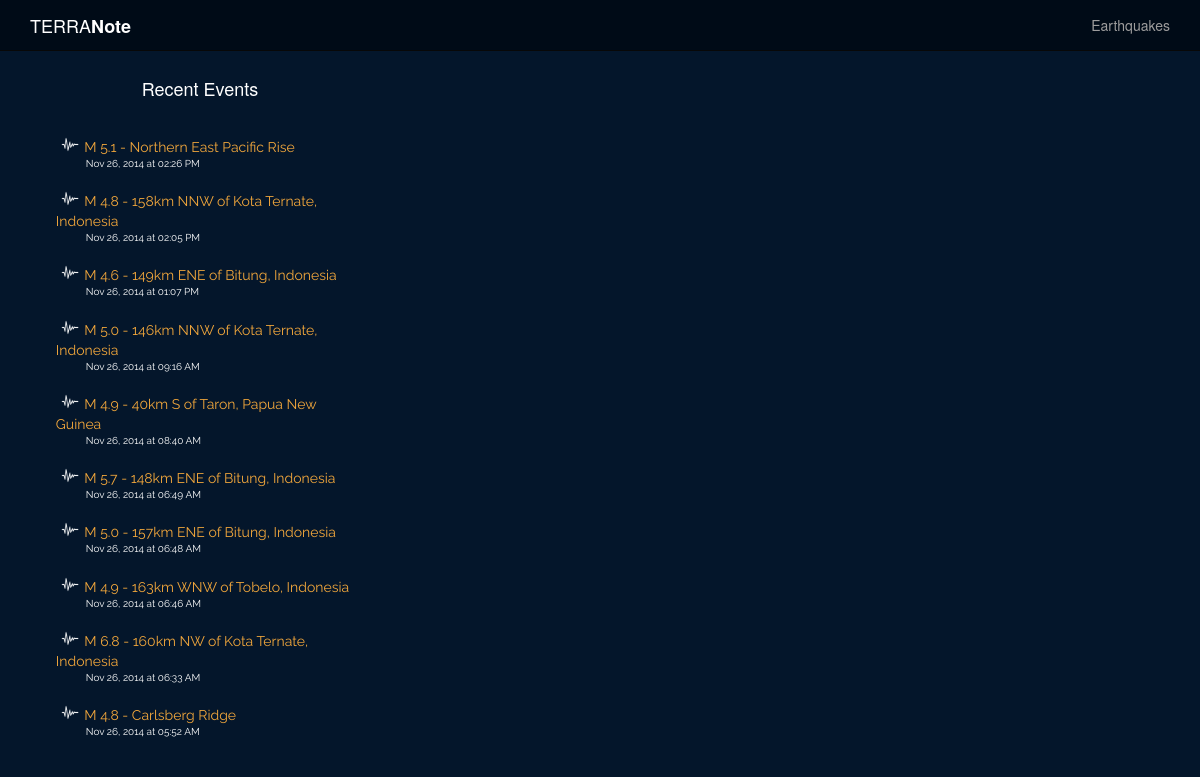
Before: / with the older database file.
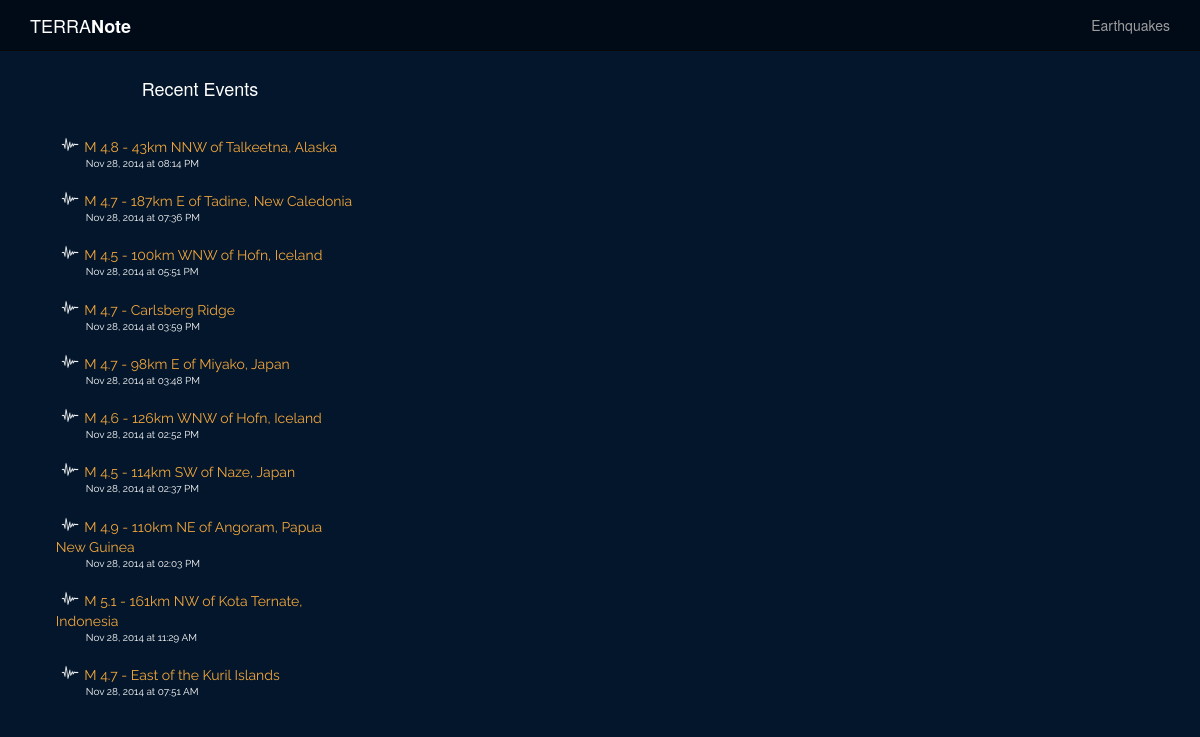
After: the same page with the newer database file.
### model.py (models this page shows)
class Quake(Base):
    __tablename__ = "quakes"
    quake_id = Column(String(50), primary_key = True)
    quake_title = Column(String, nullable = False)
    quake_type = Column(String(25), nullable = False)
    magnitude = Column(Float, nullable = False)
    place = Column(String, nullable = False)
    latitude = Column(Float, nullable = False)
    longitude = Column(Float, nullable = False)
    depth = Column(Float, nullable = False)
    quake_datetime = Column(DateTime, nullable = False)
    url = Column(String, nullable = False)
    seismictype = Column(String, nullable = False)
    status = Column(String, nullable = False)
    felt = Column(Integer, nullable = True)
    tsunami = Column(Integer, nullable = True)
    recordtime = Column(DateTime, nullable = False)

### note.py (the view)
@app.route("/")
def home_map():
	topten = db_session.query(Quake).order_by(Quake.quake_datetime.desc()).limit(10)
	cols = Quake.__table__.columns
	json_compiled = {}
	for quake in topten:
		json_compiled[quake.quake_id] = {}
		json_compiled[quake.quake_id]['lat'] = quake.latitude
		json_compiled[quake.quake_id]['lng'] = quake.longitude
		json_compiled[quake.quake_id]['title'] = quake.quake_title
	print json_compiled
	recent_quakes = db_session.query(Quake).order_by(Quake.quake_datetime.desc()).limit(10)
	return render_template("home.html", recent_quakes=recent_quakes, top_ten=json_compiled)

### templates/home.html (shortened to what this page needs)
{% extends 'base.html' %}
{% block body %}
<div class="col-sm-4" class="event-list">
	<div class="col-sm-1"></div>
		<div class="col-sm-10" class="event-list" id="userpoint">
			<div class="row">
				<div id="recent-events">Recent Events</div>
			</div>
			<div class="row">
				{% for quake in recent_quakes %}
					<div class="quake-list">
						<img class="small-icon" src="/static/images/quake-icon.png"/>
						<div class="recent-title"><a href="/quakes/{{ quake.quake_id }}">{{ quake.quake_title }}</a></div>
						<div class="recent-datetime">{{ quake.quake_datetime.strftime('%b %d, %Y at %I:%M %p') }}</div>
					</div>
				{% endfor %}
			</div>
		</div>
	<div class="col-sm-1"></div>
</div>
<div class="col-sm-8" class="event-map" id="ten-map">
</div>
{% endblock %}

Changed rows visible on the page:
no longer on this page (row unchanged): Quake: quake_title "M 5.1 - Northern East Pacific Rise", quake_datetime "Nov 26, 2014 at 02:26 PM"
no longer on this page (row unchanged): Quake: quake_title "M 4.8 - 158km NNW of Kota Ternate, Indonesia", quake_datetime "Nov 26, 2014 at 02:05 PM"
no longer on this page (row unchanged): Quake: quake_title "M 4.6 - 149km ENE of Bitung, Indonesia", quake_datetime "Nov 26, 2014 at 01:07 PM"
no longer on this page (row unchanged): Quake: quake_title "M 5.0 - 146km NNW of Kota Ternate, Indonesia", quake_datetime "Nov 26, 2014 at 09:16 AM"
no longer on this page (row unchanged): Quake: quake_title "M 4.9 - 40km S of Taron, Papua New Guinea", quake_datetime "Nov 26, 2014 at 08:40 AM"
no longer on this page (row unchanged): Quake: quake_title "M 5.7 - 148km ENE of Bitung, Indonesia", quake_datetime "Nov 26, 2014 at 06:49 AM"
no longer on this page (row unchanged): Quake: quake_title "M 5.0 - 157km ENE of Bitung, Indonesia", quake_datetime "Nov 26, 2014 at 06:48 AM"
no longer on this page (row unchanged): Quake: quake_title "M 4.9 - 163km WNW of Tobelo, Indonesia", quake_datetime "Nov 26, 2014 at 06:46 AM"
no longer on this page (row unchanged): Quake: quake_title "M 6.8 - 160km NW of Kota Ternate, Indonesia", quake_datetime "Nov 26, 2014 at 06:33 AM"
no longer on this page (row unchanged): Quake: quake_title "M 4.8 - Carlsberg Ridge", quake_datetime "Nov 26, 2014 at 05:52 AM"
added Quake: quake_title "M 4.8 - 43km NNW of Talkeetna, Alaska", quake_datetime "Nov 28, 2014 at 08:14 PM"
added Quake: quake_title "M 4.7 - 187km E of Tadine, New Caledonia", quake_datetime "Nov 28, 2014 at 07:36 PM"
added Quake: quake_title "M 4.5 - 100km WNW of Hofn, Iceland", quake_datetime "Nov 28, 2014 at 05:51 PM"
added Quake: quake_title "M 4.7 - Carlsberg Ridge", quake_datetime "Nov 28, 2014 at 03:59 PM"
added Quake: quake_title "M 4.7 - 98km E of Miyako, Japan", quake_datetime "Nov 28, 2014 at 03:48 PM"
added Quake: quake_title "M 4.6 - 126km WNW of Hofn, Iceland", quake_datetime "Nov 28, 2014 at 02:52 PM"
added Quake: quake_title "M 4.5 - 114km SW of Naze, Japan", quake_datetime "Nov 28, 2014 at 02:37 PM"
added Quake: quake_title "M 4.9 - 110km NE of Angoram, Papua New Guinea", quake_datetime "Nov 28, 2014 at 02:03 PM"
added Quake: quake_title "M 5.1 - 161km NW of Kota Ternate, Indonesia", quake_datetime "Nov 28, 2014 at 11:29 AM"
added Quake: quake_title "M 4.7 - East of the Kuril Islands", quake_datetime "Nov 28, 2014 at 07:51 AM"
